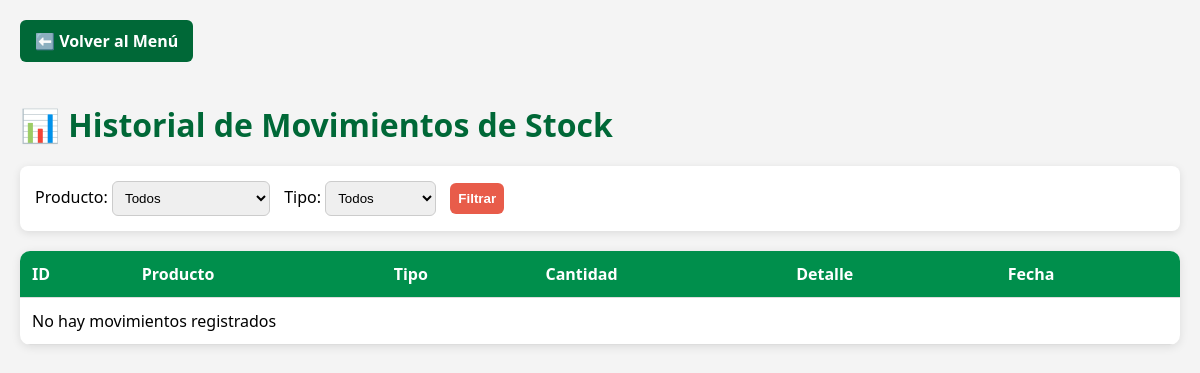
Before: /Historial.php (signed in) with the older database file.
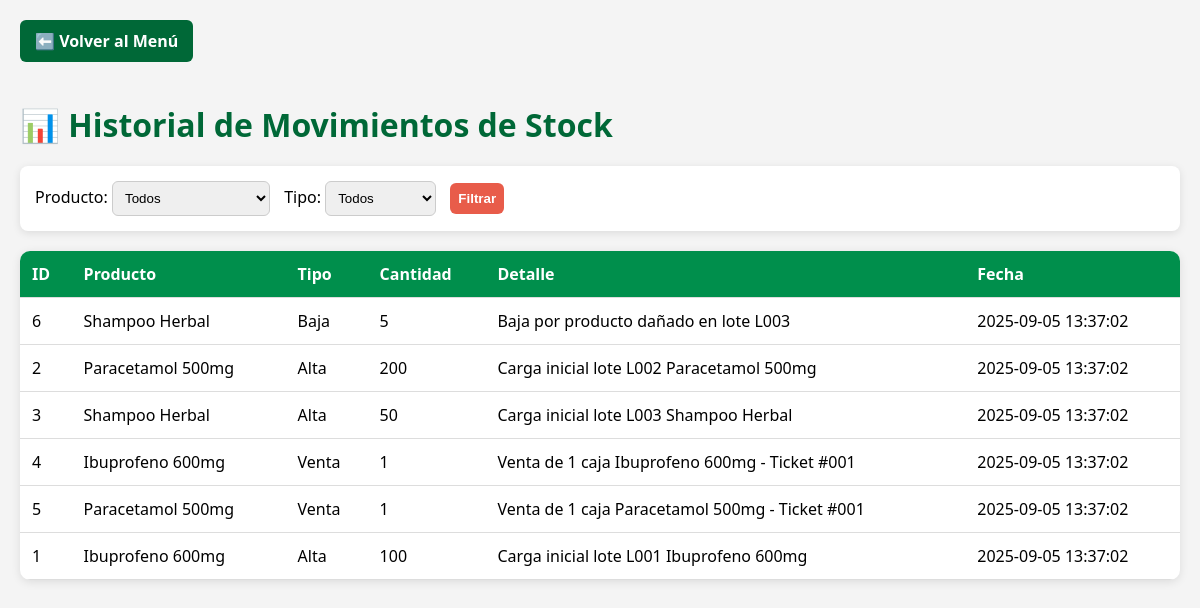
After: the same page with the newer database file.
### tables this page shows
CREATE TABLE HistorialStock (
    id INT AUTO_INCREMENT PRIMARY KEY,
    producto_id INT NOT NULL,
    tipo ENUM('Alta','Baja','Venta','Compra','Devolución','Vencimiento') NOT NULL,
    cantidad INT NOT NULL,
    detalle VARCHAR(255),
    fecha DATETIME DEFAULT CURRENT_TIMESTAMP,
    FOREIGN KEY (producto_id) REFERENCES Producto(id)
);

CREATE TABLE Producto (
    id INT AUTO_INCREMENT PRIMARY KEY,
    nombre VARCHAR(100) NOT NULL,
    precio DECIMAL(10,2) NOT NULL,
    stock_actual INT DEFAULT 0,
    stock_minimo INT DEFAULT 0,
    requiere_receta BOOLEAN DEFAULT FALSE,
    categoria_id INT,
    FOREIGN KEY (categoria_id) REFERENCES Categoria(id)
);

### Historial.php (the view, shortened to what this page needs)
<?php
$conn = new Conexion();
$conexion = $conn->conexion;
$sql = "SELECT h.id, h.tipo, h.cantidad, h.detalle, h.fecha, p.nombre AS producto
        FROM HistorialStock h
        JOIN Producto p ON h.producto_id = p.id
        WHERE 1=1";
$sql .= " ORDER BY h.fecha DESC";
$resultado = $conexion->query($sql);
?>
<!DOCTYPE html>
<html lang="es">
<head>
</head>
<body>
  <a href="Menu.php" class="btn-menu">⬅️ Volver al Menú</a>
  <h1>📊 Historial de Movimientos de Stock</h1>
  <form method="GET" class="filtros">
    <label for="producto_id">Producto:</label>
    <select name="producto_id" id="producto_id">
      <option value="">Todos</option>
    </select>
    <label for="tipo">Tipo:</label>
    <select name="tipo" id="tipo">
      <option value="">Todos</option>
    </select>
    <button type="submit">Filtrar</button>
  </form>
  <table>
    <thead>
      <tr>
        <th>ID</th>
        <th>Producto</th>
        <th>Tipo</th>
        <th>Cantidad</th>
        <th>Detalle</th>
        <th>Fecha</th>
      </tr>
    </thead>
    <tbody>
      <?php if ($resultado->num_rows > 0): ?>
        <?php while ($fila = $resultado->fetch_assoc()): ?>
          <tr>
            <td><?= $fila['id'] ?></td>
            <td><?= htmlspecialchars($fila['producto']) ?></td>
            <td><?= htmlspecialchars($fila['tipo']) ?></td>
            <td><?= htmlspecialchars($fila['cantidad']) ?></td>
            <td><?= htmlspecialchars($fila['detalle'] ?? '-') ?></td>
            <td><?= htmlspecialchars($fila['fecha']) ?></td>
          </tr>
        <?php endwhile; ?>
      <?php else: ?>
        <tr>
          <td colspan="6">No hay movimientos registrados</td>
        </tr>
      <?php endif; ?>
    </tbody>
  </table>
</body>
</html>

### Historial.php (style rules this page uses)
:root { --verde: #008f4c; --verde-oscuro: #006837; --blanco: #ffffff; --gris: #f4f4f4; --acento: #e85c4a; }
body { margin: 0; font-family: 'Segoe UI', sans-serif; background: var(--gris); padding: 20px; }
h1 { color: var(--verde-oscuro); margin-bottom: 20px; }
table { width: 100%; border-collapse: collapse; background: var(--blanco); border-radius: 10px; overflow: hidden; box-shadow: 0 2px 10px rgba(0,0,0,0.1); margin-top: 20px; }
th, td { padding: 12px; text-align: left; border-bottom: 1px solid #ddd; }
th { background: var(--verde); color: var(--blanco); }
.filtros { background: var(--blanco); padding: 15px; border-radius: 8px; box-shadow: 0 2px 8px rgba(0,0,0,0.1); margin-bottom: 20px; }
select, button { padding: 8px; border-radius: 6px; border: 1px solid #ccc; margin-right: 10px; }
button { background: var(--acento); color: var(--blanco); border: none; cursor: pointer; font-weight: bold; }
.btn-menu { background: #006837; color: white; padding: 10px 15px; border-radius: 6px; text-decoration: none; font-weight: bold; margin-bottom: 20px; display: inline-block; }

Changed rows visible on the page:
added historialstock: id "6", producto.nombre "Shampoo Herbal", tipo "Baja", cantidad "5", detalle "Baja por producto dañado en lote L003", fecha "2025-09-05 13:37:02"
added historialstock: id "2", producto.nombre "Paracetamol 500mg", tipo "Alta", cantidad "200", detalle "Carga inicial lote L002 Paracetamol 500mg", fecha "2025-09-05 13:37:02"
added historialstock: id "3", producto.nombre "Shampoo Herbal", tipo "Alta", cantidad "50", detalle "Carga inicial lote L003 Shampoo Herbal", fecha "2025-09-05 13:37:02"
added historialstock: id "4", producto.nombre "Ibuprofeno 600mg", tipo "Venta", cantidad "1", detalle "Venta de 1 caja Ibuprofeno 600mg - Ticket #001", fecha "2025-09-05 13:37:02"
added historialstock: id "5", producto.nombre "Paracetamol 500mg", tipo "Venta", cantidad "1", detalle "Venta de 1 caja Paracetamol 500mg - Ticket #001", fecha "2025-09-05 13:37:02"
added historialstock: id "1", producto.nombre "Ibuprofeno 600mg", tipo "Alta", cantidad "100", detalle "Carga inicial lote L001 Ibuprofeno 600mg", fecha "2025-09-05 13:37:02"
Other visible differences:
text no longer shown: "No hay movimientos registrados"
